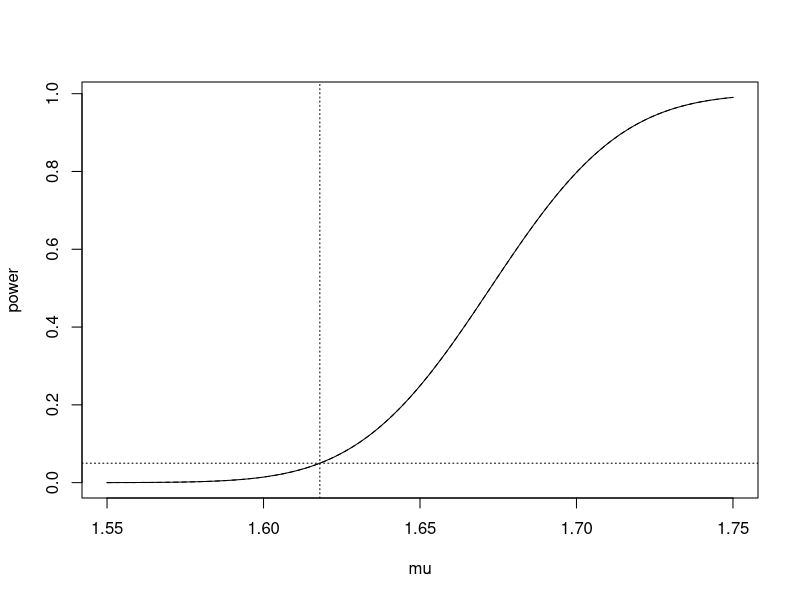

Recreate this plot in R.
# STAT_516_Lec_01_inclass.R

gr <- c(1.66, 1.61, 1.62, 1.69, 1.58, 1.43, 1.66,
        1.69, 1.58, 1.20, 1.52, 1.60, 1.55, 1.67,
        1.77, 1.50, 1.64, 1.54, 1.40, 1.36, 1.50,
        1.40, 1.35, 1.48, 1.64, 1.91, 1.70)

alpha <- 0.05
n <- length(gr)
xbar <- mean(gr)
s <- sd(gr)
s2 <- var(gr)

lower <- xbar - qt(1-alpha/2,n-1)* s / sqrt(n)
upper <- xbar + qt(1-alpha/2,n-1)* s / sqrt(n)

c(lower,upper)

lov <- (n-1)*s2 / qchisq(1-alpha/2,n-1) 
upv <- (n-1)*s2 / qchisq(alpha/2,n-1) 
c(lov,upv)

mu0 <- 1.618

Tstat <- (xbar - mu0) / (s /sqrt(n))
Tstat

qt(.975,n-1)
-qt(.95,n-1)

pt(Tstat,n-1)

t.test(gr,mu=mu0,conf.level = .99)

# sample size calculation
M <- 0.04
alpha <- 0.05
sigma <- 0.148

n <- ceiling( (qnorm(1 - alpha/2) * sigma / M )^2 )
n

# plot a power curve

alpha <- 0.05
sigma <- 0.148
n <- 20
mu0 <- 1.618
mu <- seq(1.55,1.75,length=500)
power <- 1 - pnorm(qnorm(1-alpha) - (mu - mu0)/(sigma/sqrt(n)))
plot(power ~ mu,type="l")
lines(power ~ mu, lty = 2)
abline(v=mu0, lty =3)
abline(h=alpha, lty = 3)



#
alpha <- 0.05
mu <- 1.65
gamma <- 0.80
mu0 <- 1.618
sigma <- 0.148
za <- qnorm(1-alpha)
zb <- qnorm(gamma)
n <- ceiling(sigma^2 *( za + zb)^2/(mu - mu0)^2)
n
